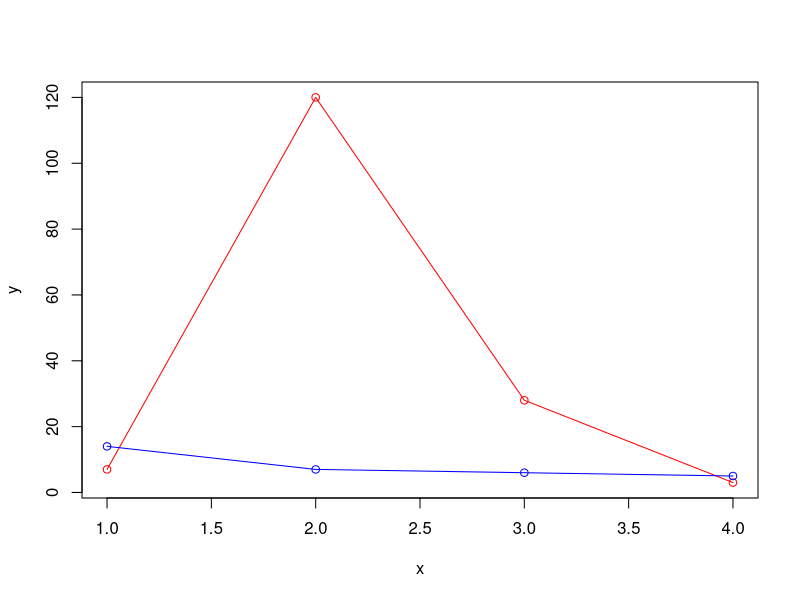

Here is the R script that generated this plot:
a <- c(14,7,6,5)
name <- c("zhangsan","lisi","lijin","liupin")
d <- c(7,120,28,3)
lang <- c("PHP","go","PHP","R")
y <- data.frame(a,name,d,lang)
print(y)
print(y$a)

table(y$name,y$lang)
summary(y$name)
# plot(y$name,y$lang)
plot(y$d,type="o",col = "red",xlab="x",ylab="y",main="")
lines(y$a, type = "o", col = "blue")
dev.off()
